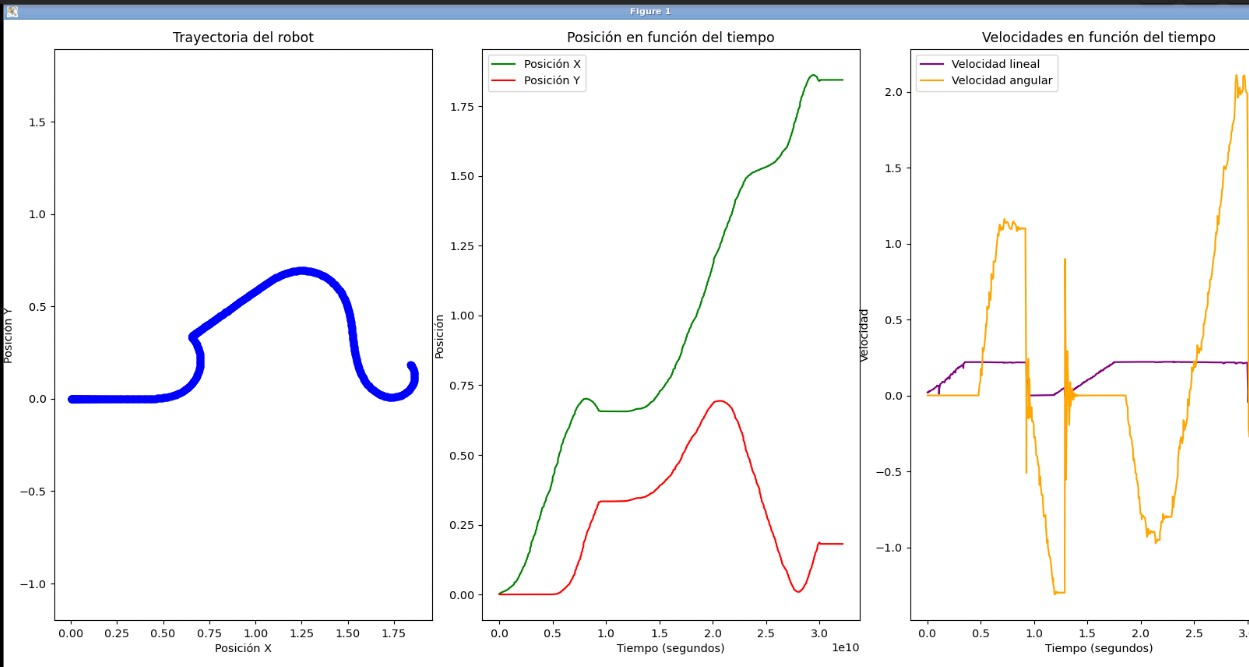

Write Python code to recreate this figure.
import pandas as pd
import matplotlib.pyplot as plt

# Cargar los datos del archivo de registro
data = pd.read_csv('log.txt', sep='\s+', header=None, names=['timestamp', 'x', 'y', 'orientation', 'linear_velocity', 'angular_velocity'])

# Filtrar las filas donde todos los datos son cero
data = data.loc[~(data == 0).all(axis=1)]

# Ajustar los timestamps para que comiencen en cero
data['timestamp'] -= data['timestamp'].min()

# Convertir columnas a numpy arrays para evitar el problema de indexación multidimensional
time_stamps = data['timestamp'].to_numpy()
pos_x = data['x'].to_numpy()
pos_y = data['y'].to_numpy()
lin_vel = data['linear_velocity'].to_numpy()
ang_vel = data['angular_velocity'].to_numpy()

# Configuración de la figura
plt.figure(figsize=(20, 8))

# i) Gráfico del camino seguido por el robot
plt.subplot(1, 3, 1)
plt.plot(pos_x, pos_y, marker='o', color='blue', linestyle='--')
plt.xlabel('Posición X')
plt.ylabel('Posición Y')
plt.title('Trayectoria del robot')
plt.axis('equal')  # Relación de aspecto 1:1

# ii) Gráfico de la trayectoria (pose respecto al tiempo)
plt.subplot(1, 3, 2)
plt.plot(time_stamps, pos_x, label='Posición X', color='green')
plt.plot(time_stamps, pos_y, label='Posición Y', color='red')
plt.xlabel('Tiempo (segundos)')
plt.ylabel('Posición')
plt.title('Posición en función del tiempo')
plt.legend()

# iii) Gráfico de la velocidad del robot respecto al tiempo
plt.subplot(1, 3, 3)
plt.plot(time_stamps, lin_vel, label='Velocidad lineal', color='purple')
plt.plot(time_stamps, ang_vel, label='Velocidad angular', color='orange')
plt.xlabel('Tiempo (segundos)')
plt.ylabel('Velocidad')
plt.title('Velocidades en función del tiempo')
plt.legend()

# Mostrar los gráficos
plt.tight_layout()
plt.show()
